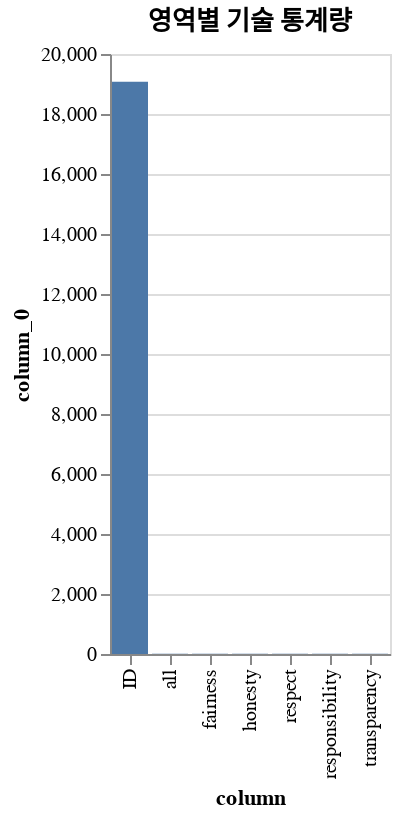

Notebook code cell kept with this figure:
### Code cell
tp_by_area = by_area_mean.transpose(include_header=True)

tp_by_area.plot.bar().encode(
    x="column", y="column_0"
).properties(
    title="영역별 기술 통계량",
).show()

### Figure 1 — Vega-Lite specification as saved in the notebook (floating-point values rounded to 4 significant figures)
{"config": {"view": {"continuousWidth": 300, "continuousHeight": 300}}, "data": {"name": "data-bb9da5f8f1f704110d8f7794596d47c6"}, "mark": {"type": "bar"}, "encoding": {"tooltip": [], "x": {"field": "column", "type": "nominal"}, "y": {"field": "column_0", "type": "quantitative"}}, "params": [{"name": "param_50", "select": {"type": "interval", "encodings": ["x", "y"]}, "bind": "scales"}], "title": "영역별 기술 통계량", "$schema": "https://vega.github.io/schema/vega-lite/v5.20.1.json", "datasets": {"data-bb9da5f8f1f704110d8f7794596d47c6": [{"column": "ID", "column_0": 19080.0}, {"column": "fairness", "column_0": 4.226}, {"column": "honesty", "column_0": 4.472}, {"column": "respect", "column_0": 4.425}, {"column": "responsibility", "column_0": 4.229}, {"column": "transparency", "column_0": 4.304}, {"column": "all", "column_0": 4.331}]}}
